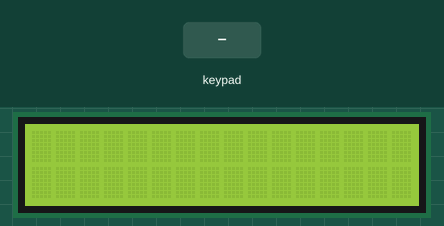
Recording of a sketch running on a simulated Arduino Uno, built with avr-gcc and run on an emulated ATmega328P. Shown: 16×2 character LCD. Wiring (inferred from the signals the program sends): 4×4 keypad with keys 1 2 3 A 4 5 6 B 7 8 9 C * 0 # D: rows pin 7, pin 8, pin 9, pin 10; columns pin 3, pin 4, pin 5, pin 6. Inputs (shaded band) come from the test bench.

Above: at 1.2 s.
1.3 s: keypad keys 1 2 # pressed 0.4 s apart
At 3.4 s:
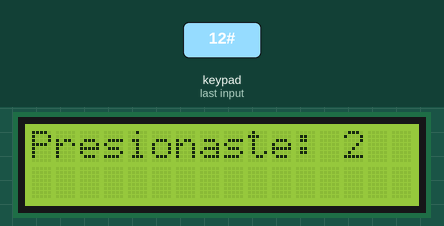
4.0 s: key 'A' pressed
At 4.3 s:
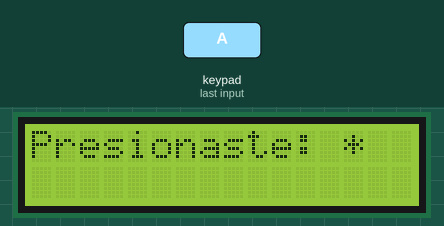
5.5 s: key '4' pressed
At 6.2 s:
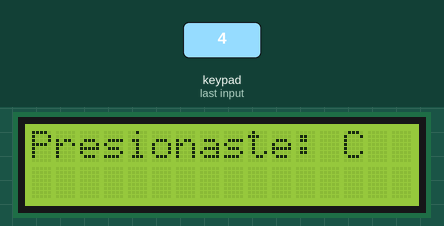
7.0 s: keypad keys 1 2 * pressed 0.4 s apart
At 9.0 s:
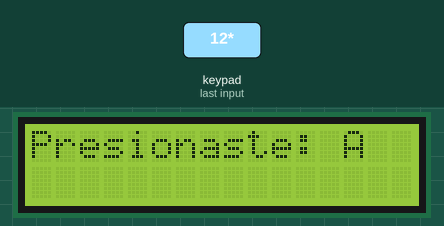
9.7 s: key '7' pressed
At 10.9 s:
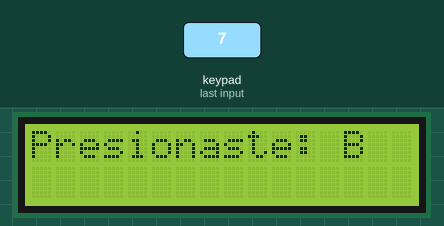
11.2 s: key '1' pressed
Timing chart, 0 to 13.7 s (numbered marks = the images above; inputs shaded):
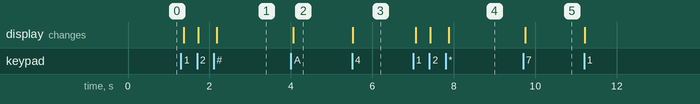

The sketch:

LCD_16X2___Keypad.ino
```cpp
//Diseño y simulador --> https://www.tinkercad.com/things/fg1RjoNARX1
#include <LiquidCrystal.h>
LiquidCrystal lcd(A0, 2, A2, A3, A4, A5);

const char keypad[4][4]={'1','2','3','A',
             '4','5','6','B',
               '7','8','9','C',
               '*','0','#','D'};

char lcdLine[17];
//------------------------------------------------------------------------------------------------------------
//------------------------------------------------------------------------------------------------------------

void setup()
{

  lcd.begin(16, 2);

  pinMode(3, INPUT_PULLUP);//PINES DE ENTRADA(FILAS)
  pinMode(4, INPUT_PULLUP);
  pinMode(5, INPUT_PULLUP);
  pinMode(6, INPUT_PULLUP);
  pinMode(7, OUTPUT);//PINES DE SALIDA (COLUMNA)
  pinMode(8, OUTPUT);
  pinMode(9, OUTPUT);
  pinMode(10, OUTPUT);

}

//------------------------------------------------------------------------------------------------------------
//------------------------------------------------------------------------------------------------------------

void loop()
{

    lcd.setCursor(0,0);//SETEO POSICIÓN COLUMNA 0, FILA 0

  char k = keyPressed();

    if (k)//LLAMO FUNCIÓN PRINCIPAL, PREGUNTO QUIÉN ESTÁ PRESIONADO Y LO IMPRIMO
    {
        sprintf(lcdLine,"Presionaste: %c",k);
      lcd.print(lcdLine);

    }

}

//------------------------------------------------------------------------------------------------------------
//------------------------------------------------------------------------------------------------------------
void statusChange(int outputPin)//SE USA DENTRO DE KEYPRESSED
{
  digitalWrite(7,HIGH);//LEVANTA LAS FILAS
    digitalWrite(8,HIGH);
    digitalWrite(9,HIGH);
    digitalWrite(10,HIGH);
    digitalWrite(outputPin,LOW);//BAJA COLUMNAS - DEL 7 AL 10 QUE MAPEA MÁS ABAJO CON KEYPRESSED -
    return;
};

//------------------------------------------------------------------------------------------------------------

int readPin(int inputPin)//LEE PIN DE ENTRADA - FILA -
{
  int retorno;
    retorno = digitalRead(inputPin);
    return retorno;      //RETORNA PIN FILA LEÍDO
};

//------------------------------------------------------------------------------------------------------------
char keyPressed()
{
  int row,col;
    int inputPin, outputPin;

    for(outputPin=7;outputPin<11;outputPin++)//RECORRE PINES COLUMNA
      {
          statusChange(outputPin);//SUBE PINES DE ENTRADA (FILA), BAJA PINES SALIDA(COLUMNA)
          for (inputPin=3;inputPin<7;inputPin++)// RECORRE LOS PINES FILA ....
          {

              if ( readPin(inputPin) == 0 )//SI ALGÚN PIN FILA ESTÁ PRESIONADO....
              {

                  row = map(inputPin,6,3,0,3);//3 A 6 FILA, PORQUÉ 0 Y 3 SEPA DIOS, FUNCIONA ASÍ
                  col = map(outputPin,10,7,0,3);//7 AL 10 COLUMNA

                  return keypad[col][row];//RETORNA PRESIONADO

              }
          }
      }
  delay(100);
      return 0;
}

//------------------------------------------------------------------------------------------------------------
//------------------------------------------------------------------------------------------------------------
```

Measured:
- after the input at 1.3 s, the display: first changes after 0.07 s (image 1 shows a later state)
- after the input at 4.0 s, the display: changes after 0.06 s (image 2)
- after the input at 5.5 s, the display: changes at once (image 3)
- after the input at 7.0 s, the display: first changes after 0.07 s (image 4 shows a later state)
- after the input at 9.7 s, the display: changes after 0.06 s (image 5)
